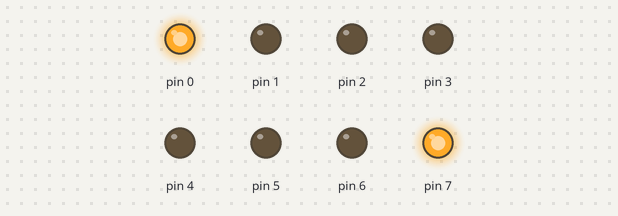
The sketch below on a simulated Arduino Uno, built with avr-gcc and run on an emulated ATmega328P. On the bench: output pins drawn as LEDs (lit = HIGH).

Above: at 0.5 s.
At 2.5 s:
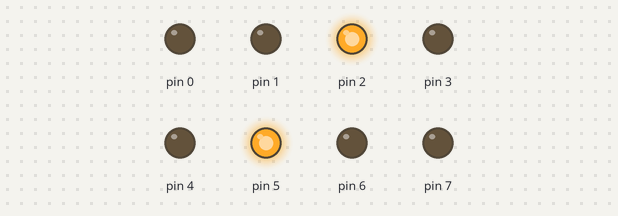
At 4.0 s:
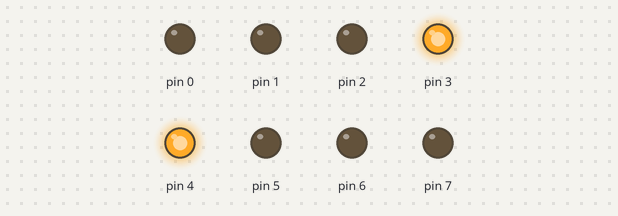
At 9.5 s:
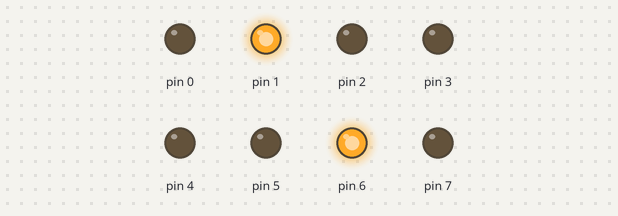
Timing chart, 0 to 10.4 s (numbered marks = the images above):
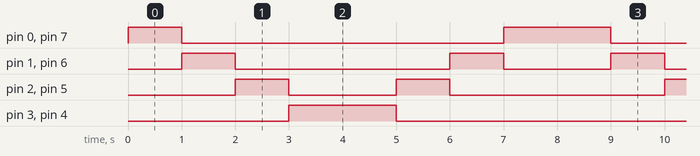

Measured:
- by itself, pin 0, pin 7: repeats every 8.0 s: LOW 6.0 s, HIGH 2.0 s
- by itself, pin 1, pin 6: repeats every 8.0 s: LOW 4.0 s, HIGH 1.0 s, LOW 2.0 s, HIGH 1.0 s
- by itself, pin 2, pin 5: repeats every 8.0 s: LOW 2.0 s, HIGH 1.0 s, LOW 4.0 s, HIGH 1.0 s
- by itself, pin 3, pin 4: alternates HIGH for 2.0 s and LOW for 6.0 s

The sketch:

sketch_apr13a.ino
```cpp
#define LED_0 0  // D0 Pin, TORTD.0
#define LED_1 1
#define LED_2 2
#define LED_3 3
#define LED_4 4
#define LED_5 5  // D5 Pin, TORTD.5
#define LED_6 6
#define LED_7 7  // D7 Pin, TORTD.7

#define d_out(pin, value) digitalWrite(pin, value);

#define bit_set(ADDRESS, BIT) (ADDRESS|=(1<<BIT)) // bit high
#define bit_clr(ADDRESS, BIT) (ADDRESS&=~(1<<BIT))// bit low
#define bit_chk(ADDRESS, BIT) (ADDRESS&(1<<BIT))  // bit check
#define bit_tg(PORT, BIT)     (PORT^=(1<<BIT))    // bit 토글

unsigned char cnt = 0;
unsigned char sbinary = 0x01;
unsigned char ebinary = 0x80;
unsigned char max = 255;

void byte_out(unsigned char data){
  d_out(LED_0, data%2);       // bit 0 = LSB(최하위핀)
  d_out(LED_1, data/2%2);     // bit 1
  d_out(LED_2, data/4%2);     // bit 2
  d_out(LED_3, data/8%2);     // bit 3
  d_out(LED_4, data/16%2);    // bit 4
  d_out(LED_5, data/32%2);    // bit 5
  d_out(LED_6, data/64%2);    // bit 6
  d_out(LED_7, data/128%2);   // bit 7 = MSB(최상위핀)
  Serial.print(String(data%2)    + ' ' + \
               String(data/2%2)  + ' ' + \
               String(data/4%2)  + ' ' + \
               String(data/8%2)  + ' ' + \
               String(data/16%2) + ' ' + \
               String(data/32%2) + ' ' + \
               String(data/64%2) + ' ' + \
               String(data/128%2)+ '\n');
}

/*
	아두이노 AVR 코딩
    (
       입력용 : DDRA,  DDRB,  DDRC,  DDRD,
       출력용 : PORTA, PORTB, PORTC, PORTD
    )
    ※ DDRn, PORTn:
       I/O 포트의 입출력을 담당하는 레지스터의 입출력 방향을 지정하는 명령어

    ※ DDR : "Data Direct Register"

    ※ 핀의 기능 설정 : DDRx레지스터는 PORTx의 핀 방향을 결정한다.
                      DDxn비트가 0이면 Pxn핀은 입력으로 동작하고
                                1이면 Pxn핀은 출력으로 동작한다.


    ---------------------------------------------------------
       DDxn        PORTxn     I/O   풀업저항         설명
    ---------------------------------------------------------
        0             0       입력      X       hi-Z
        0             1       입력      i       풀업 저항에 의해 입력 "1"
        1             0       출력      x       출력 "0"
        1             1       출력      x       출력 "1"
    ---------------------------------------------------------

    ※ 10진수 - 16진수 - 2진수 변환표
    https://dgblossom99.tistory.com/30
*/

void setup()
{
  // 실습1
  // pinMode : 입출력 방향을 결정
  // pinMode(LED_1,  OUTPUT);
  // pinMode(LED_BUILTIN, OUTPUT); // LED_BUILTIN : 13

  // 실습2                     (8비트 데이터 앞의 B는 불리언(Boolean))
  //                            76543210  // Digital 핀번호
  // DDRD = 0x40 = 64(10진수) = B01000000; // 입출력레지스터

  // 실습3 아두이노 코딩

  /*
  pinMode(LED_0,  OUTPUT);
  pinMode(LED_1,  OUTPUT);
  pinMode(LED_2,  OUTPUT);
  pinMode(LED_3,  OUTPUT);
  pinMode(LED_4,  OUTPUT);
  pinMode(LED_5,  OUTPUT);
  pinMode(LED_6,  OUTPUT);
  pinMode(LED_7,  OUTPUT);
  */

  // D: 입력
  // 실습4  마이크로프로세스 코딩
  DDRD = 0xff;

  //
  // DDxn = 0; 입력핀으로!!
  // DDxn = 1; 출력핀으로!!
  PORTD = 0x00; // 초기화
  cnt = 0;
  //Serial.begin(9600);
}


int arr1[8] = {0B00000001, 0B00000010, 0B00000100, 0B00001000, 0B00010000, 0B00100000, 0B01000000, 0B10000000};
int arr2[8] = {0x01, 0x02, 0x04, 0x08, 0x10, 0x20, 0x40, 0x80};
int arr3[8] = {0B10000001, 0B01000010, 0B00100100, 0B00011000, 0B00011000, 0B00100100, 0B01000010, 0B10000001};
int arr4[8] = {0x81, 0x42, 0x24, 0x18, 0x18, 0x24, 0x42, 0x81};


// D(생략) : 10진수, O : 16진수, B : 2진수
void loop()
{
  // 테스트3
  /*
  sbinary <<= 1;
  ebinary >>= 1;
  PORTD = sbinary;
  PORTD = ebinary;
  delay(1000);
  if(sbinary == 0x08) sbinary = 0b00000001;
  if(ebinary == 0x10) ebinary = 0b10000000;
  */

  // 테스트2
  /*
  if(cnt % 2 == 1) PORTD = !cnt;
  cnt++;
  _delay_ms(1000);
  */
  /*
  if(cnt % 2 == 1) PORTD = max - cnt;
  cnt++;
  _delay_ms(1000);
  */
  //PORTD = 0x00;
  //delay(1000);

  // 테스트1 : 차례대로 램프 켜기
  PORTD = arr4[cnt];
  cnt++;
  if(cnt == 8) cnt = 0;
  delay(1000);


  // 실습6 MCU Bit
  //PORTD = ~PORTD; // 전체 깜빡이기
  //bit_tg(PORTD, LED_7);
  /*
  bit_set(PORTD, LED_0); //  bit high
  bit_clr(PORTD, LED_4); //  bit low
  bit_tg(PORTD,  LED_7);  //  토클
  d_out(LED_2, HIGH);
  delay(500);
  bit_set(PORTD, LED_4);
  d_out(LED_2, LOW);
  _delay_ms(500);
  */


  // 실습5 MCU Byte
  /*
  PORTD = cnt;
  _delay_ms(200);
  cnt++;
  */


  // 실습4
  // 아두이노 Byte제어
  // 짝수 카운터
  /*
  byte_out(cnt);
  cnt++;
  if(cnt > 255) cnt = 0;
  delay(500);
  */


  // 실습3
  /* 아두이노 Bit제어
  digitalWrite(LED_0, HIGH);
  digitalWrite(LED_5, HIGH);
  digitalWrite(LED_2, LOW);
  delay(1000);
  digitalWrite(LED_2, HIGH);
  delay(1000);
  */


  // 실습2
  /*
  PORTD = 0B00000001; //0xff; // 0x40; // B01000000; //0x40;
  _delay_ms(500);
  PORTD = B00000000; //0x00;
  _delay_ms(500);
  */

  /*
  // 실습1
  digitalWrite(LED_BUILTIN, HIGH);
  digitalWrite(LED_1, HIGH); // digitalWrite(핀번호, 값 = HIGH(1), LOW(0)))
  delay(1000);               // 1 ~ 65535
  digitalWrite(LED_BUILTIN, LOW);
  digitalWrite(LED_1, LOW);
  delay(1000);
  */
}
```
